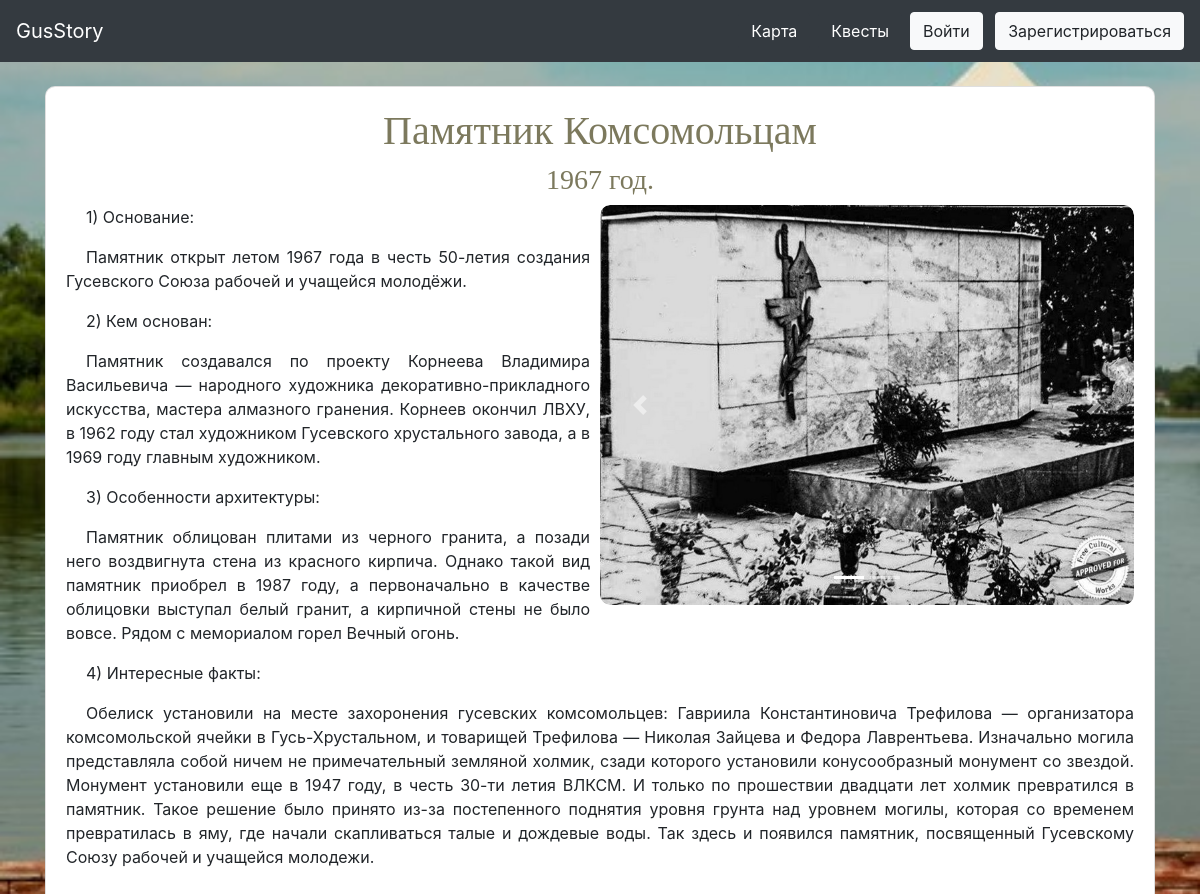
Before: /about_item/3 with the older database file.
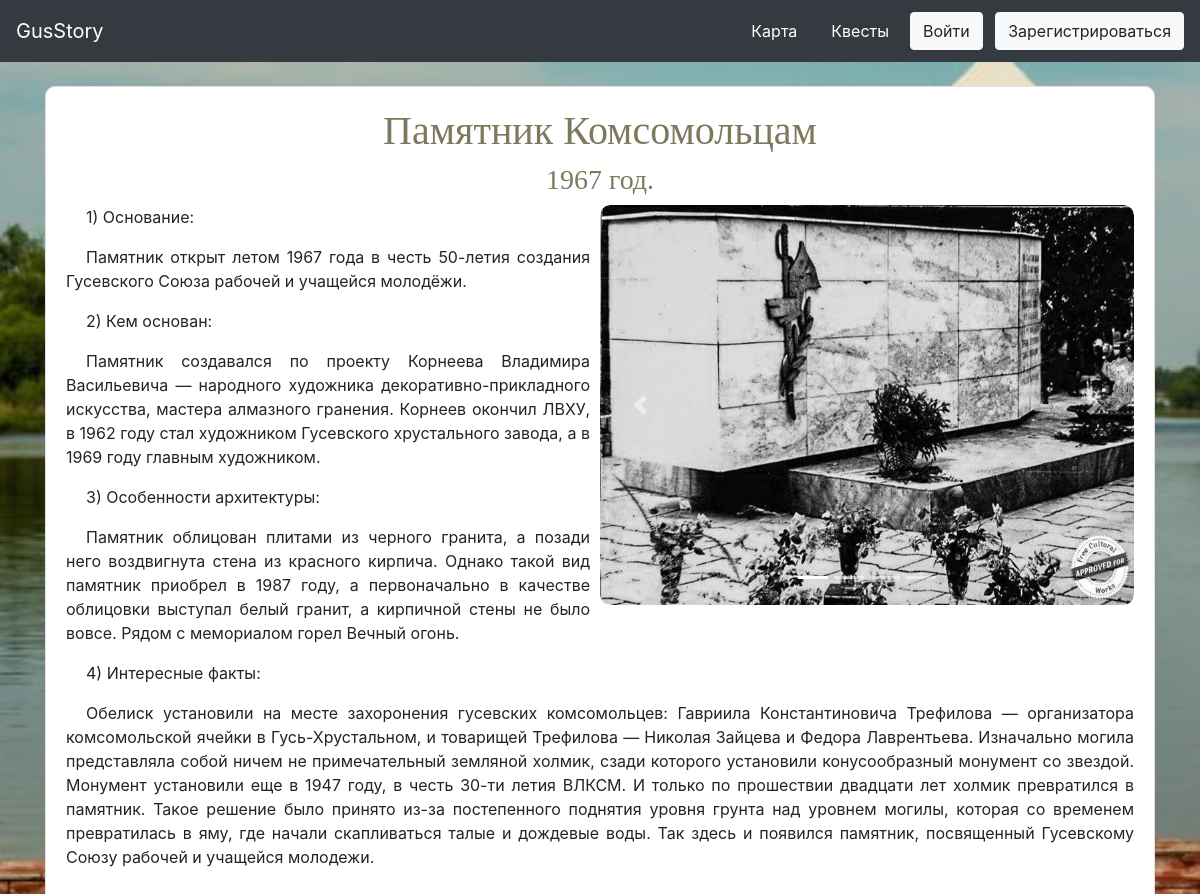
After: the same page with the newer database file.
### data/items.py (models this page shows)
class Items(SqlAlchemyBase, SerializerMixin, UserMixin):
    __tablename__ = 'items'
    id = sqlalchemy.Column(sqlalchemy.Integer, primary_key=True, autoincrement=True)
    title = sqlalchemy.Column(sqlalchemy.String, nullable=True)
    content = sqlalchemy.Column(sqlalchemy.String, nullable=True)
    photo = sqlalchemy.Column(sqlalchemy.VARCHAR, default='/static/images/old.png')
    image = sqlalchemy.Column(sqlalchemy.VARCHAR, default='/static/images/old.png')
    year = sqlalchemy.Column(sqlalchemy.String, nullable=True)
    count_photo = sqlalchemy.Column(sqlalchemy.Integer, nullable=True)

### main.py (the view)
@app.route('/about_item/<int:id>', methods=['GET', 'POST'])
def about_item(id):
    sessions = db_session.create_session()
    item = sessions.query(items.Items).get(id)
    return render_template("single_item.html", item=item)

### data/db_session.py (called while the page is built)
def create_session() -> Session:
    global __factory
    return __factory()

### templates/single_item.html (shortened to what this page needs)
{% extends "base.html" %}
{% block content %}
<div class="card mt-4" style="width: 100%; border-radius: 10px;">
    <div class="card-body">
        <h1 align="center">{{item.title}}</h1>
        <h3 align="center" class="mt-2">{{item.year}}</h3>
        <div id="carouselExampleIndicators" class="carousel slide mb-2" data-ride="carousel">
            <ol class="carousel-indicators">
                <li data-target="#carouselExampleIndicators" data-slide-to="0" class="active"></li>
                {% for i in range(1, item.count_photo) %}
                <li data-target="#carouselExampleIndicators" data-slide-to="{{i}}"></li>
                {% endfor %}
            </ol>
            <div class="carousel-inner" style="border-radius: 10px;">
                <div class="carousel-item active">
                    <img style="border-radius: 10px;" class="d-block w-100"
                         src="/static/images/item{{item.id}}/image0.jpg">
                </div>
            </div>
            <a class="carousel-control-prev" href="#carouselExampleIndicators" role="button" data-slide="prev">
                <span class="carousel-control-prev-icon" aria-hidden="true"></span>
            </a>
            <a class="carousel-control-next" href="#carouselExampleIndicators" role="button" data-slide="next">
                <span class="carousel-control-next-icon" aria-hidden="true"></span>
            </a>
        </div>
        {% for content in item.content.split('\n') %}
        <p style="text-indent: 20px" align="justify">{{ content }}</p>
        {% endfor %}
    </div>
</div>
{% endblock %}

### templates/base.html (shortened to what this page needs)
<!DOCTYPE html>
<html lang="ru">
<head>
    <link rel="stylesheet" type="text/css" href="../static/css/style.css">
    <link rel="stylesheet"
          href="https://cdn.jsdelivr.net/npm/bootstrap@4.5.3/dist/css/bootstrap.min.css"
>
</head>
<body style="background: center url(../static/img/fon.jpg) fixed; background-size: cover;">
<div>
    <nav class="navbar navbar-expand-lg sticky-top navbar-dark bg-dark">
        <a class="navbar-brand" href="/"> GusStory </a>
        <div class="collapse navbar-collapse" id="navbarSupportedContent">
            <a class="btn btn-dark mr-2 mt-1 mb-1" href="/maps"> Карта </a>
            <a class="btn btn-dark mr-2 mt-1 mb-1" href="/quests"> Квесты </a>
            {% if not current_user.is_authenticated %}
            <div class="mt-1 mb-1">
                <a class="btn btn-light mr-2" href="/login"> Войти </a>
                <a class="btn btn-light" href="/register"> Зарегистрироваться </a>
            </div>
            {% else %}
            <a class="btn btn-light" href="/profile"> Личный кабинет </a>
            {% endif %}
        </div>
    </nav>
    <div class="container">
        {% block content %}
        {% endblock %}
    </div>
</div>
</body>
</html>

### static/css/style.css (style rules this page uses)
h1 { color: #7c795d; font-family: ‘Trocchi’, serif; font-size: 45px; font-weight: normal; line-height: 48px; margin: 0; }
h3 { color: #7c795d; font-family: ‘Trocchi’, serif; font-size: 35px; font-weight: normal; line-height: 48px; margin: 0; }
.carousel { width: 50%; float: right; margin-left: 10px; }

Changed rows visible on the page:
changed Items "Памятник Комсомольцам": count_photo 2 → 4 (drawn)
